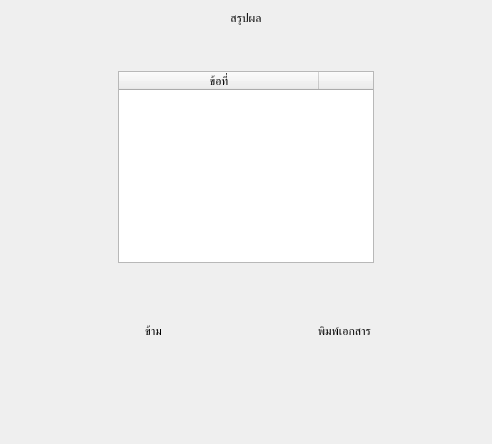
      <widget class="QWidget" name="summaryPage">
       <layout class="QVBoxLayout" name="verticalLayout_5">
        <item>
         <widget class="QLabel" name="label">
          <property name="styleSheet">
           <string notr="true">font: 400 72pt &quot;JasmineUPC&quot;;</string>
          </property>
          <property name="text">
           <string>สรุปผล</string>
          </property>
          <property name="alignment">
           <set>Qt::AlignCenter</set>
          </property>
         </widget>
        </item>
        <item>
         <spacer name="verticalSpacer_7">
          <property name="orientation">
           <enum>Qt::Vertical</enum>
          </property>
          <property name="sizeType">
           <enum>QSizePolicy::Minimum</enum>
          </property>
          <property name="sizeHint" stdset="0">
           <size>
            <width>20</width>
            <height>40</height>
           </size>
          </property>
         </spacer>
        </item>
        <item>
         <layout class="QHBoxLayout" name="horizontalLayout_9">
          <property name="spacing">
           <number>7</number>
          </property>
          <item>
           <layout class="QGridLayout" name="gridLayout_5">
            <property name="rightMargin">
             <number>0</number>
            </property>
            <item row="1" column="1">
             <widget class="QLabel" name="godImage">
              <property name="sizePolicy">
               <sizepolicy hsizetype="Preferred" vsizetype="Preferred">
                <horstretch>0</horstretch>
                <verstretch>0</verstretch>
               </sizepolicy>
              </property>
              <property name="text">
               <string/>
              </property>
              <property name="pixmap">
               <pixmap>../build-Osteoporosis-Desktop_Qt_6_3_2_MSVC2019_64bit-Release/resources/image/บุญรักษา กะทิ.png</pixmap>
              </property>
              <property name="scaledContents">
               <bool>true</bool>
              </property>
             </widget>
            </item>
            <item row="0" column="1">
             <spacer name="verticalSpacer_19">
              <property name="orientation">
               <enum>Qt::Vertical</enum>
              </property>
              <property name="sizeType">
               <enum>QSizePolicy::Minimum</enum>
              </property>
              <property name="sizeHint" stdset="0">
               <size>
                <width>20</width>
                <height>40</height>
               </size>
              </property>
             </spacer>
            </item>
            <item row="1" column="0">
             <spacer name="horizontalSpacer_41">
              <property name="orientation">
               <enum>Qt::Horizontal</enum>
              </property>
              <property name="sizeType">
               <enum>QSizePolicy::Minimum</enum>
              </property>
              <property name="sizeHint" stdset="0">
               <size>
                <width>40</width>
                <height>20</height>
               </size>
              </property>
             </spacer>
            </item>
            <item row="1" column="2">
             <spacer name="horizontalSpacer_40">
              <property name="orientation">
               <enum>Qt::Horizontal</enum>
              </property>
              <property name="sizeType">
               <enum>QSizePolicy::Minimum</enum>
              </property>
              <property name="sizeHint" stdset="0">
               <size>
                <width>40</width>
                <height>20</height>
               </size>
              </property>
             </spacer>
            </item>
            <item row="2" column="1">
             <spacer name="verticalSpacer_20">
              <property name="orientation">
               <enum>Qt::Vertical</enum>
              </property>
              <property name="sizeType">
               <enum>QSizePolicy::Minimum</enum>
              </property>
              <property name="sizeHint" stdset="0">
               <size>
                <width>20</width>
                <height>40</height>
               </size>
              </property>
             </spacer>
            </item>
           </layout>
          </item>
          <item>
           <widget class="QTableWidget" name="summaryTable">
            <property name="enabled">
             <bool>true</bool>
            </property>
            <property name="sizePolicy">
             <sizepolicy hsizetype="MinimumExpanding" vsizetype="MinimumExpanding">
              <horstretch>0</horstretch>
              <verstretch>0</verstretch>
             </sizepolicy>
            </property>
            <property name="maximumSize">
             <size>
              <width>800</width>
              <height>16777215</height>
             </size>
            </property>
            <property name="contextMenuPolicy">
             <enum>Qt::DefaultContextMenu</enum>
            </property>
            <property name="layoutDirection">
             <enum>Qt::LeftToRight</enum>
            </property>
            <property name="styleSheet">
             <string notr="true">font: 400 36pt &quot;JasmineUPC&quot;;
text-align: center;</string>
            </property>
            <property name="verticalScrollBarPolicy">
             <enum>Qt::ScrollBarAlwaysOff</enum>
            </property>
            <property name="horizontalScrollBarPolicy">
             <enum>Qt::ScrollBarAlwaysOff</enum>
            </property>
            <property name="sizeAdjustPolicy">
             <enum>QAbstractScrollArea::AdjustIgnored</enum>
            </property>
            <property name="autoScroll">
             <bool>true</bool>
            </property>
            <property name="editTriggers">
             <set>QAbstractItemView::NoEditTriggers</set>
            </property>
            <property name="tabKeyNavigation">
             <bool>false</bool>
            </property>
            <property name="dragDropOverwriteMode">
             <bool>false</bool>
            </property>
            <property name="selectionMode">
             <enum>QAbstractItemView::NoSelection</enum>
            </property>
            <property name="textElideMode">
             <enum>Qt::ElideMiddle</enum>
            </property>
            <property name="verticalScrollMode">
             <enum>QAbstractItemView::ScrollPerItem</enum>
            </property>
            <property name="horizontalScrollMode">
             <enum>QAbstractItemView::ScrollPerItem</enum>
            </property>
            <property name="showGrid">
             <bool>true</bool>
            </property>
            <property name="wordWrap">
             <bool>true</bool>
            </property>
            <property name="cornerButtonEnabled">
             <bool>true</bool>
            </property>
            <attribute name="horizontalHeaderVisible">
             <bool>true</bool>
            </attribute>
            <attribute name="horizontalHeaderDefaultSectionSize">
             <number>200</number>
            </attribute>
            <attribute name="horizontalHeaderHighlightSections">
             <bool>true</bool>
            </attribute>
            <attribute name="horizontalHeaderShowSortIndicator" stdset="0">
             <bool>false</bool>
            </attribute>
            <attribute name="verticalHeaderVisible">
             <bool>false</bool>
            </attribute>
            <attribute name="verticalHeaderHighlightSections">
             <bool>true</bool>
            </attribute>
            <column>
             <property name="text">
              <string>ข้อที่</string>
             </property>
            </column>
            <column>
             <property name="text">
              <string>คำตอบ</string>
             </property>
            </column>
            <column>
             <property name="text">
              <string>ข้อที่</string>
             </property>
            </column>
            <column>
             <property name="text">
              <string>คำตอบ</string>
             </property>
            </column>
           </widget>
          </item>
          <item>
           <layout class="QGridLayout" name="gridLayout_3">
            <property name="rightMargin">
             <number>0</number>
            </property>
            <item row="1" column="0">
             <spacer name="horizontalSpacer_42">
              <property name="orientation">
               <enum>Qt::Horizontal</enum>
              </property>
              <property name="sizeType">
               <enum>QSizePolicy::Minimum</enum>
              </property>
              <property name="sizeHint" stdset="0">
               <size>
                <width>40</width>
                <height>20</height>
               </size>
              </property>
             </spacer>
            </item>
            <item row="1" column="2">
             <spacer name="horizontalSpacer_43">
              <property name="orientation">
               <enum>Qt::Horizontal</enum>
              </property>
              <property name="sizeType">
               <enum>QSizePolicy::Minimum</enum>
              </property>
              <property name="sizeHint" stdset="0">
               <size>
                <width>40</width>
                <height>20</height>
               </size>
              </property>
             </spacer>
            </item>
            <item row="1" column="1">
             <widget class="QLabel" name="goodLuckImage">
              <property name="sizePolicy">
               <sizepolicy hsizetype="Preferred" vsizetype="Preferred">
                <horstretch>0</horstretch>
                <verstretch>0</verstretch>
               </sizepolicy>
              </property>
              <property name="text">
               <string/>
              </property>
              <property name="scaledContents">
               <bool>true</bool>
              </property>
             </widget>
            </item>
            <item row="2" column="1">
             <spacer name="verticalSpacer_17">
              <property name="orientation">
               <enum>Qt::Vertical</enum>
              </property>
              <property name="sizeType">
               <enum>QSizePolicy::MinimumExpanding</enum>
              </property>
              <property name="sizeHint" stdset="0">
               <size>
                <width>20</width>
                <height>40</height>
               </size>
              </property>
             </spacer>
            </item>
            <item row="0" column="1">
             <spacer name="verticalSpacer_18">
              <property name="orientation">
               <enum>Qt::Vertical</enum>
              </property>
              <property name="sizeType">
               <enum>QSizePolicy::MinimumExpanding</enum>
              </property>
              <property name="sizeHint" stdset="0">
               <size>
                <width>20</width>
                <height>40</height>
               </size>
              </property>
             </spacer>
            </item>
           </layout>
          </item>
         </layout>
        </item>
        <item>
         <spacer name="verticalSpacer_9">
          <property name="orientation">
           <enum>Qt::Vertical</enum>
          </property>
          <property name="sizeType">
           <enum>QSizePolicy::Minimum</enum>
          </property>
          <property name="sizeHint" stdset="0">
           <size>
            <width>20</width>
            <height>40</height>
           </size>
          </property>
         </spacer>
        </item>
        <item>
         <layout class="QHBoxLayout" name="horizontalLayout_6">
          <item>
           <spacer name="horizontalSpacer_9">
            <property name="orientation">
             <enum>Qt::Horizontal</enum>
            </property>
            <property name="sizeHint" stdset="0">
             <size>
              <width>40</width>
              <height>20</height>
             </size>
            </property>
           </spacer>
          </item>
          <item>
           <widget class="QPushButton" name="passPage">
            <property name="styleSheet">
             <string notr="true">QPushButton{
	font: 400 60pt &quot;JasmineUPC&quot;;

   border-radius:20px;


  padding: 15px;
 padding-left: 40px; 
padding-right: 40px;


}
</string>
            </property>
            <property name="text">
             <string>ข้าม</string>
            </property>
           </widget>
          </item>
          <item>
           <spacer name="horizontalSpacer_10">
            <property name="orientation">
             <enum>Qt::Horizontal</enum>
            </property>
            <property name="sizeHint" stdset="0">
             <size>
              <width>40</width>
              <height>20</height>
             </size>
            </property>
           </spacer>
          </item>
          <item>
           <widget class="QPushButton" name="exportFile">
            <property name="styleSheet">
             <string notr="true">QPushButton{
	font: 400 60pt &quot;JasmineUPC&quot;;

   border-radius:20px;


  padding: 15px;



}
</string>
            </property>
            <property name="text">
             <string>พิมพ์เอกสาร</string>
            </property>
           </widget>
          </item>
          <item>
           <spacer name="horizontalSpacer_8">
            <property name="orientation">
             <enum>Qt::Horizontal</enum>
            </property>
            <property name="sizeHint" stdset="0">
             <size>
              <width>40</width>
              <height>20</height>
             </size>
            </property>
           </spacer>
          </item>
         </layout>
        </item>
        <item>
         <spacer name="verticalSpacer_8">
          <property name="orientation">
           <enum>Qt::Vertical</enum>
          </property>
          <property name="sizeType">
           <enum>QSizePolicy::Minimum</enum>
          </property>
          <property name="sizeHint" stdset="0">
           <size>
            <width>20</width>
            <height>80</height>
           </size>
          </property>
         </spacer>
        </item>
       </layout>
      </widget>
